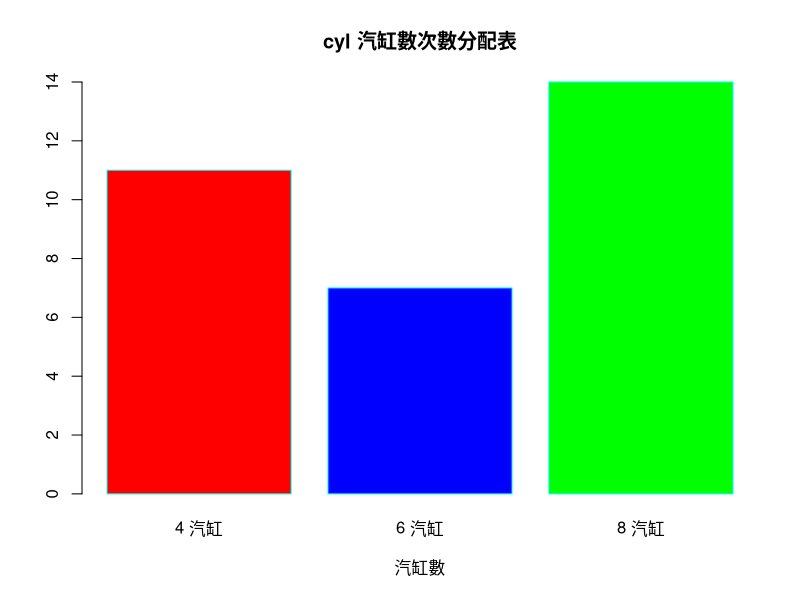
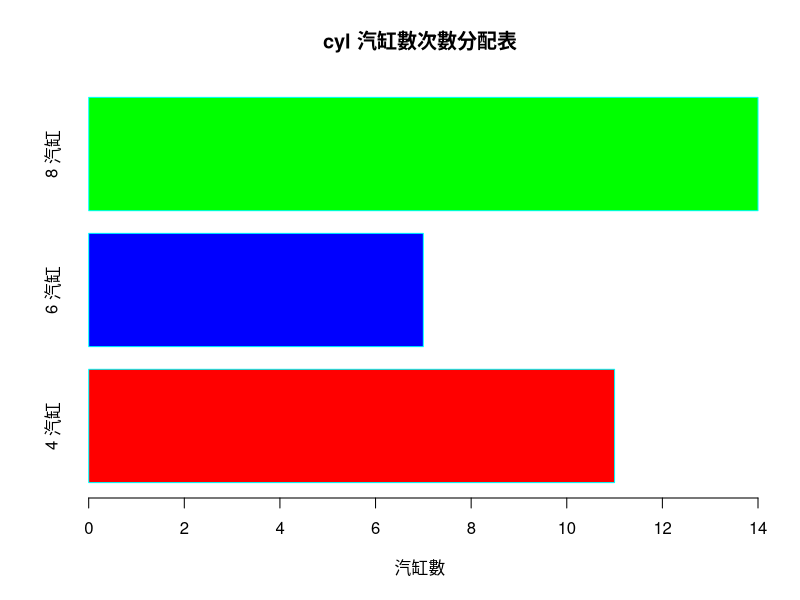
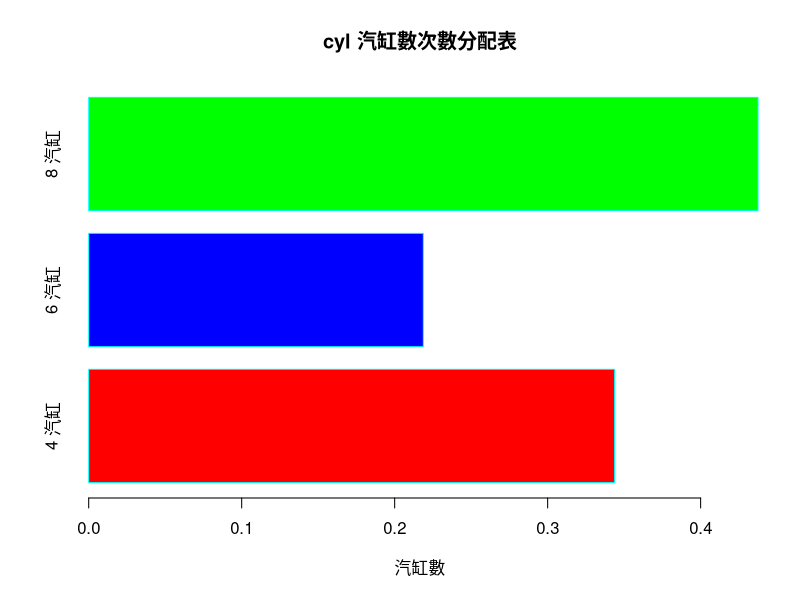
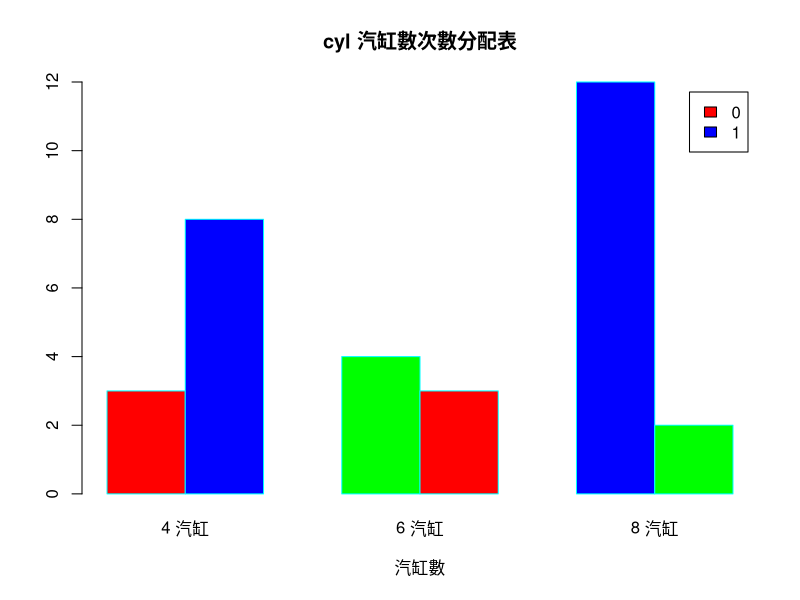
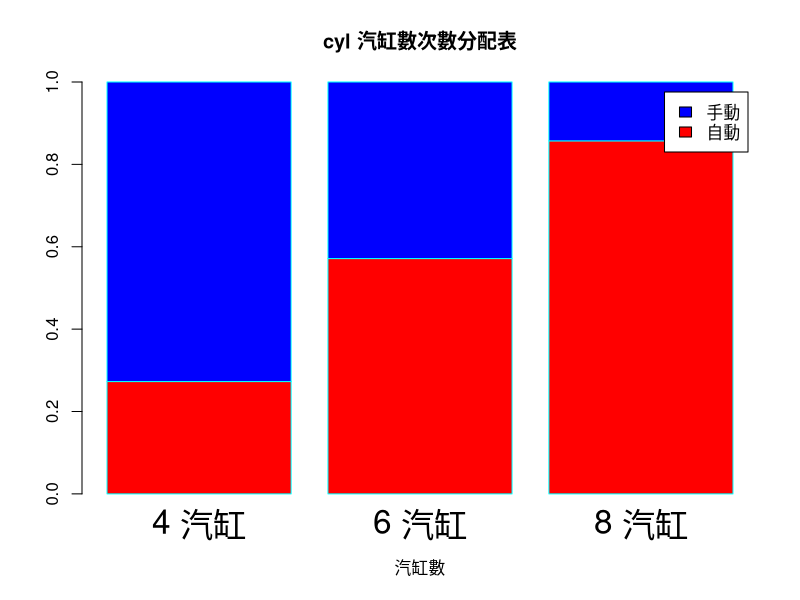
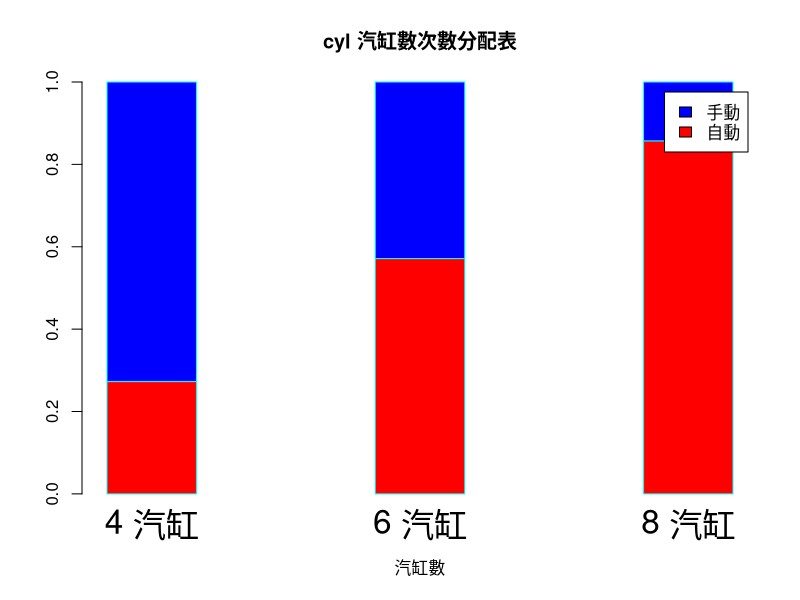

Source code (R) for these figures, in order:
data("mtcars")
mtcars
attach(mtcars)
table(cyl)
T_cyl=table(cyl) #汽缸產生次數分配
#names.arg指派X軸標籤；col指派直條塗顏色
barplot(T_cyl , main="cyl 汽缸數次數分配表", xlab="汽缸數", col=c("red", "blue", "green"), 
        names.arg=c("4 汽缸", "6 汽缸", "8 汽缸"), border = "cyan")
barplot(T_cyl ,
        main="cyl 汽缸數次數分配表", 
        xlab="汽缸數", 
        col=c("red", "blue", "green"), 
        names.arg=c("4 汽缸", "6 汽缸", "8 汽缸"), 
        border = "cyan", 
        horiz=TRUE)#horiz=TRUE橫式直條圖

library("vcd")
prop.table(table(cyl))
T_cyl1=prop.table(table(cyl))#百分比常條圖
barplot(T_cyl1 ,
        main="cyl 汽缸數次數分配表", 
        xlab="汽缸數", 
        col=c("red", "blue", "green"), 
        names.arg=c("4 汽缸", "6 汽缸", "8 汽缸"), 
        border = "cyan", 
        horiz=TRUE)

#分組長條圖
T_cyl2=table(am,cyl)
T_cyl2
barplot(T_cyl2 ,
        main="cyl 汽缸數次數分配表", 
        xlab="汽缸數", 
        col=c("red", "blue", "green"), 
        names.arg=c("4 汽缸", "6 汽缸", "8 汽缸"), 
        border = "cyan", 
        horiz=FALSE,
        legend=rownames(T_cyl2),beside=TRUE)#legend圖例；beside分組或堆疊

#百分比堆疊圖
prop.table(table(am,cyl),2)
T_cyl3=prop.table(table(am,cyl),2)
barplot(T_cyl3,
        main="cyl 汽缸數次數分配表", 
        xlab="汽缸數", 
        col=c("red", "blue", "green"), 
        names.arg=c("4 汽缸", "6 汽缸", "8 汽缸"), 
        border = "cyan", 
        horiz=FALSE,
        legend=c("自動","手動"),beside=FALSE,cex.names=2)#cex.names=2標籤文字兩倍大
barplot(T_cyl3,
        main="cyl 汽缸數次數分配表", 
        xlab="汽缸數", 
        col=c("red", "blue", "green"), 
        names.arg=c("4 汽缸", "6 汽缸", "8 汽缸"), 
        border = "cyan", 
        horiz=FALSE,
        legend=c("自動","手動"),beside=FALSE,cex.names=2,space=2)#cex.names=2標籤文字兩倍；space直條間距離大